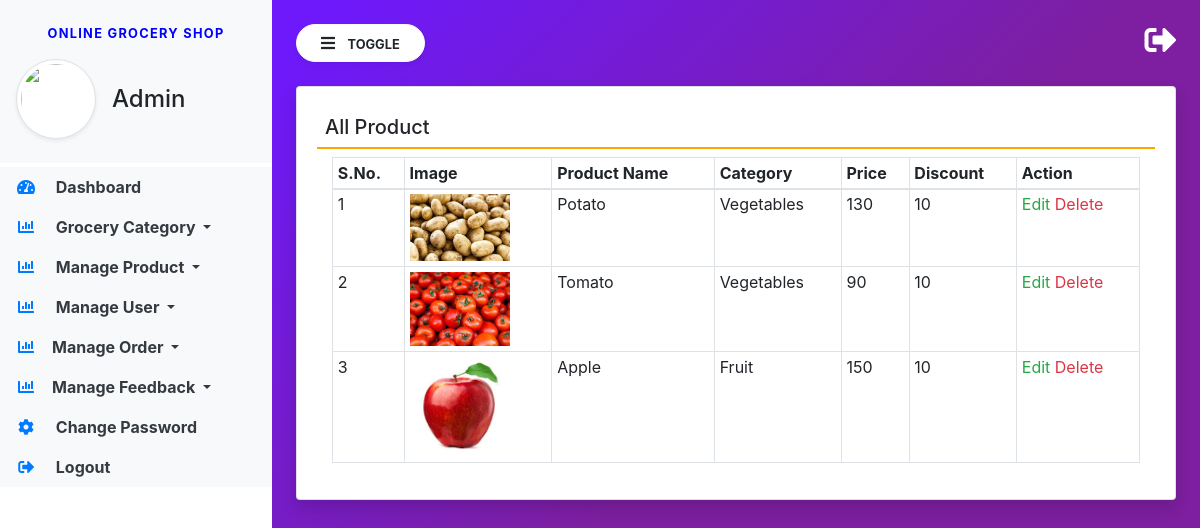
Page /view-product/ on the committed database.
### groceryapp/models.py (models this page shows, shortened)
class Product(models.Model):
    category = models.ForeignKey(Category, on_delete=models.CASCADE, null=True, blank=True)
    name = models.CharField(max_length=100, null=True, blank=True)
    image = models.FileField(null=True, blank=True)
    description = models.TextField(null=True, blank=True)
    price = models.CharField(max_length=100, null=True, blank=True)
    discount = models.CharField(max_length=100, null=True, blank=True)
    updated = models.DateTimeField(auto_now=True)
    created = models.DateTimeField(auto_now_add=True)

class Category(models.Model):
    name = models.CharField(max_length=100, null=True, blank=True)
    created = models.DateTimeField(auto_now_add=True)

### groceryapp/views.py (the view)
# urls.py: path('view-product/', view_product, name='view_product'),
def view_product(request):
    product = Product.objects.all()
    return render(request, 'view_product.html', locals())

### groceryapp/templates/view_product.html
{% extends 'admin_base.html' %}
{% block main  %}
<div class="card shadow">
    <div class="card-body">
        <h5 class="p-2" style="border-bottom: 2px solid orange;">All Product</h5>
        <div class="container-fluid">
            <table class="table table-bordered table-sm" id="example">
                <thead>
                <tr>
                    <th>S.No.</th>
                    <th>Image</th>
                    <th>Product Name</th>
                    <th>Category</th>
                    <th>Price</th>
                    <th>Discount</th>
                    <th>Action</th>
                </tr>
                </thead>
                <tbody>
                {% for i in product %}
                <tr>
                    <td>{{forloop.counter}}</td>
                    <td><img src="{{i.image.url}}" style="width:100px"/></td>
                    <td>{{i.name}}</td>
                    <td>{{i.category.name}}</td>
                    <td>{{i.price}}</td>
                    <td>{{i.discount}}</td>
                    <td>
                        <a href="/edit-product/{{i.id}}/" class="text-success">Edit</a>
                        <a href="/delete-product/{{i.id}}/" class="text-danger"
                           onclick="return confirm('Are You Sure?')">Delete</a></td>
                </tr>
                {% endfor %}
                </tbody>
            </table>
        </div>
    </div>
</div>
{% endblock %}

### groceryapp/static/css/sidebar.css (style rules this page uses)
body { background-image : linear-gradient(135.9deg,rgba(109,25,252,1) 16.4%,rgba(125,31,160,1) 56.1%); min-height:100vh; }

### rows in the picture
Product: image (picture), name "Potato", category.name "Vegetables", price "130", discount "10"
Product: image (picture), name "Tomato", category.name "Vegetables", price "90", discount "10"
Product: image (picture), name "Apple", category.name "Fruit", price "150", discount "10"
